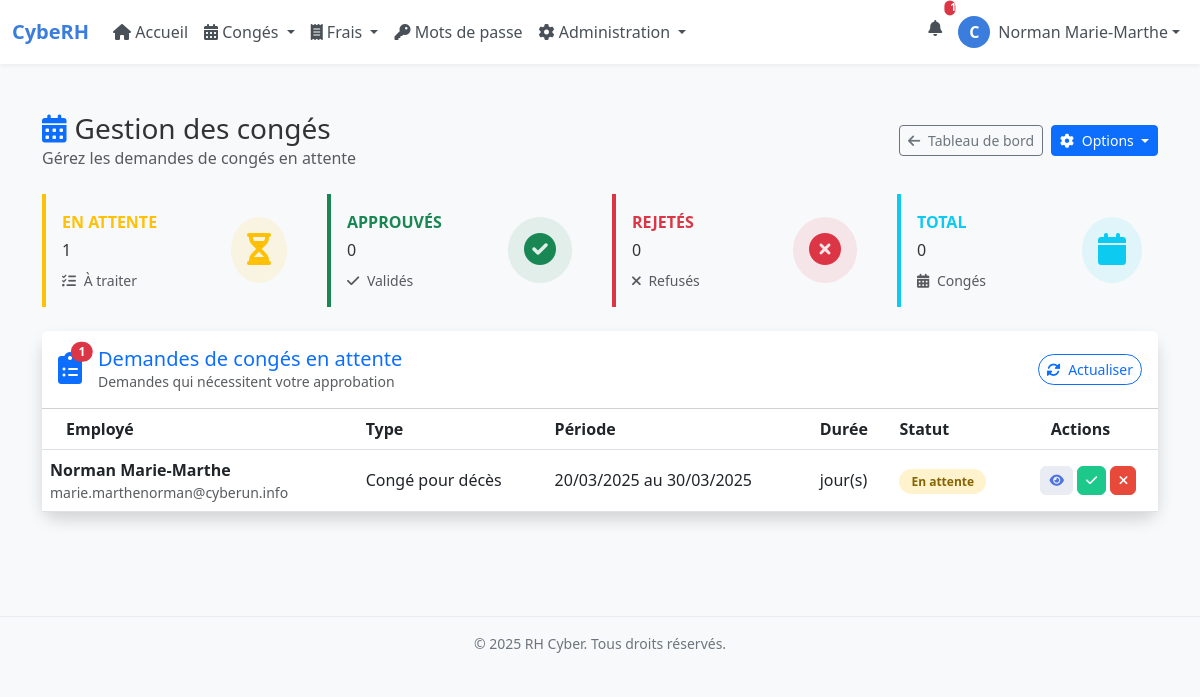
Page /manage-leaves/ (signed in) on the earlier database version.
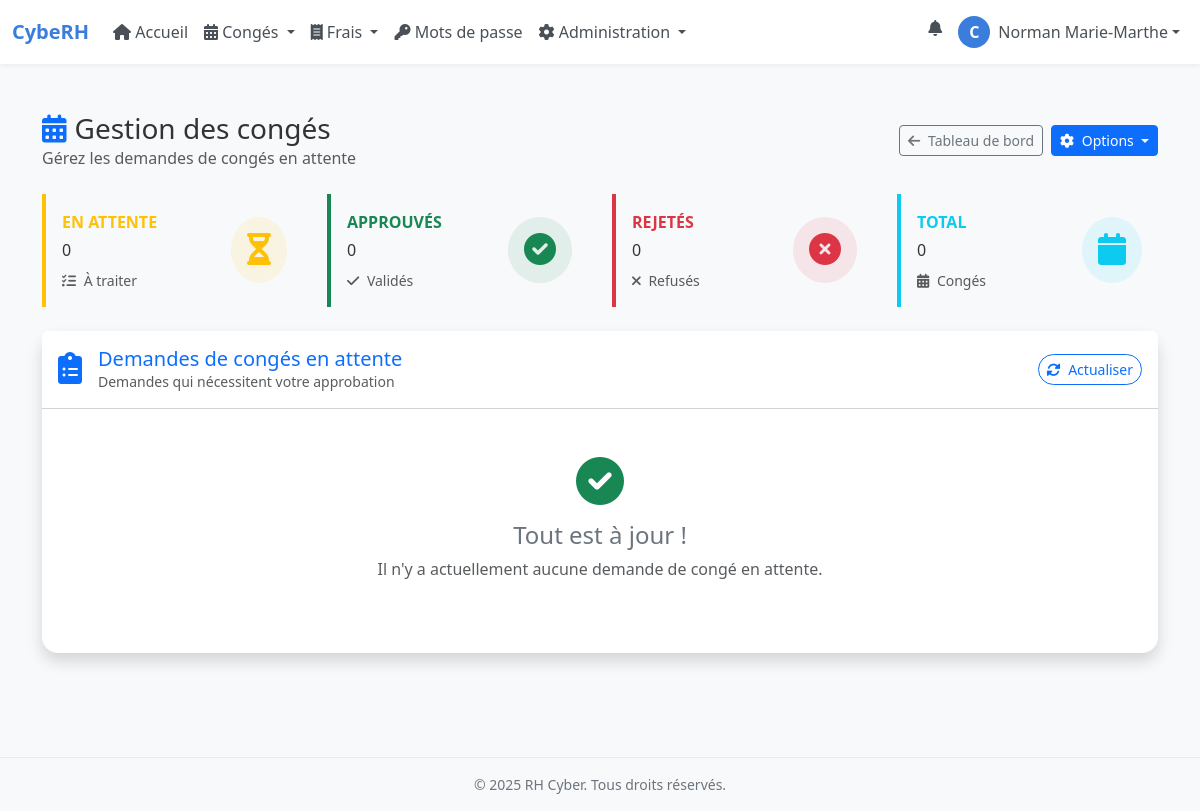
Same page on the later database version.
### rh_management/models.py (models this page shows, shortened)
class LeaveRequest(models.Model):
    LEAVE_TYPES = (
        ('annual', 'Congé annuel'),
        ('sick', 'Congé maladie'),
        ('parental', 'Congé parental'),
        ('unpaid', 'Congé sans solde'),
        ('bereavement', 'Congé pour décès'),
        ('marriage', 'Congé pour mariage'),
        ('moving', 'Congé pour déménagement'),
        ('other', 'Autre')
    )
    STATUS_CHOICES = (
        ('pending', 'En attente'),
        ('approved', 'Approuvé'),
        ('rejected', 'Refusé')
    )
    HALF_DAY_PERIOD_CHOICES = (
        ('morning', 'Matin'),
        ('afternoon', 'Après-midi')
    )
    user = models.ForeignKey(User, on_delete=models.CASCADE, related_name='leave_requests')
    leave_type = models.CharField(max_length=20, choices=LEAVE_TYPES)
    start_date = models.DateField()
    end_date = models.DateField()
    half_day = models.BooleanField(default=False)
    half_day_period = models.CharField(max_length=10, choices=HALF_DAY_PERIOD_CHOICES, default='morning', blank=True)
    reason = models.TextField(blank=True, null=True)
    status = models.CharField(max_length=10, choices=STATUS_CHOICES, default='pending')
    attachment = models.FileField(upload_to='leave_attachments/', blank=True, null=True)
    created_at = models.DateTimeField(auto_now_add=True)
    updated_at = models.DateTimeField(auto_now=True)
    class Meta:
        ordering = ['-created_at']

### rh_management/views/leave_views.py (the view)
# urls.py: path("manage-leaves/", manage_leaves_view, name="manage_leaves"),  # Manage leaves
@login_required
@user_passes_test(is_admin_hr_or_encadrant)
def manage_leaves_view(request):
    if not request.user.is_authenticated:
        return redirect('login')
    from .permissions import is_encadrant
    is_admin = request.user.is_superuser
    is_hr = request.user.is_staff
    is_encadrant_flag = is_encadrant(request.user)
    if not (is_admin or is_hr or is_encadrant_flag):
        messages.error(request, "Vous n'avez pas les permissions nécessaires pour accéder à cette page.")
        return redirect('dashboard')
    from django.contrib.auth.models import User
    if is_admin or is_hr:
        pending_leaves = LeaveRequest.objects.filter(status='pending').order_by('-created_at')
        processed_leaves = LeaveRequest.objects.exclude(status='pending').order_by('-updated_at')
    elif is_encadrant_flag:
        team_members = User.objects.filter(team_leader=request.user)
        pending_leaves = LeaveRequest.objects.filter(user__in=team_members, status='pending').order_by('-created_at')
        processed_leaves = LeaveRequest.objects.filter(user__in=team_members).exclude(status='pending').order_by('-updated_at')
    else:
        pending_leaves = LeaveRequest.objects.none()
        processed_leaves = LeaveRequest.objects.none()
    user_leaves = LeaveRequest.objects.filter(user=request.user).order_by('-created_at')
    from ..models import ExpenseReport, KilometricExpense
    new_leave_requests_count = LeaveRequest.objects.filter(status='pending').count()
    new_expense_reports_count = ExpenseReport.objects.filter(status='pending').count()
    new_kilometric_expenses_count = KilometricExpense.objects.filter(status='pending').count()
    context = {
        'pending_leaves': pending_leaves,
        'user_leaves': user_leaves,
        'processed_leaves': processed_leaves,
        'is_admin': is_admin,
        'is_hr': is_hr,
        'is_encadrant': is_encadrant_flag,
        'new_leave_requests_count': new_leave_requests_count,
        'new_expense_reports_count': new_expense_reports_count,
        'new_kilometric_expenses_count': new_kilometric_expenses_count,
    }
    return render(request, 'rh_management/manage_leaves.html', context)

### rh_management/views/permissions.py (called while the page is built)
def is_encadrant(user):
    return user.groups.filter(name="Encadrant").exists()

def is_admin_hr_or_encadrant(user):
    return (user.is_superuser or
            is_rh(user) or
            user.groups.filter(name="Encadrant").exists())

### templates/rh_management/manage_leaves.html (shortened to what the changed rows need)
{% extends "base.html" %}
{% block content %}
<div class="container py-4">
    <div class="d-sm-flex align-items-center justify-content-between mb-4">
        <div>
            <h1 class="h3 mb-0 text-gray-800">
                <i class="fas fa-calendar-alt me-2 text-primary"></i>Gestion des congés
            </h1>
        </div>
    </div>
    <div class="row g-4 mb-4">
        <div class="col-xl-3 col-md-6">
            <div class="dashboard-card card-stat border-start border-4 border-warning">
                <div class="card-body p-3">
                    <div class="d-flex justify-content-between align-items-center">
                        <div>
                            <div class="text-xs text-uppercase fw-bold text-warning mb-1">En attente</div>
                            <div class="stat-value text-gray-800 mb-0">{{ pending_leaves|length }}</div>
                            <div class="mt-2 text-muted small">
                                <i class="fas fa-tasks me-1"></i> À traiter
                            </div>
                        </div>
                    </div>
                </div>
            </div>
        </div>
    </div>
    <div class="card shadow mb-4 rounded-4 border-0">
        <div class="card-header py-3 d-flex flex-row align-items-center justify-content-between bg-white rounded-top">
            <div class="d-flex align-items-center">
                <span class="position-relative me-3">
                    <i class="fas fa-clipboard-list fa-2x text-primary"></i>
                    {% if pending_leaves %}
                    <span class="position-absolute top-0 start-100 translate-middle badge rounded-pill bg-danger">
                        {{ pending_leaves|length }}
                    </span>
                    {% endif %}
                </span>
            </div>
        </div>
        <div class="card-body p-0">
            {% if pending_leaves %}
            <div class="table-responsive">
                <table class="table table-hover leaves-table align-middle mb-0">
                    <thead>
                        <tr>
                            <th class="ps-4">Employé</th>
                            <th>Type</th>
                            <th>Période</th>
                            <th>Durée</th>
                            <th>Statut</th>
                            <th class="text-center pe-4">Actions</th>
                        </tr>
                    </thead>
                    <tbody>
                        {% for leave in pending_leaves %}
                        <tr class="leave-row">
                            <td>
                                <div class="fw-bold">{{ leave.user.get_full_name|default:leave.user.username }}</div>
                                <div class="small text-muted">{{ leave.user.email }}</div>
                            </td>
                            <td>{{ leave.get_leave_type_display }}</td>
                            <td>
                                <div>{{ leave.start_date|date:"d/m/Y" }} au {{ leave.end_date|date:"d/m/Y" }}</div>
                            </td>
                            <td>
                                {% if leave.half_day %}
                                0.5 jour
                                {% else %}
                                {{ leave.duration }} jour(s)
                                {% endif %}
                            </td>
                            <td>
                                <span class="status-badge status-{{ leave.status }}">{{ leave.get_status_display }}</span>
                            </td>
                            <td class="text-center">
                                <div class="action-buttons">
                                    <button type="button" class="btn action-btn btn-view view-details" data-leave-id="{{ leave.id }}">
                                        <i class="fas fa-eye"></i>
                                    </button>
                                    {% if leave.status == 'pending' %}
                                    <a href="{% url 'approve_leave' leave.id %}" class="btn action-btn btn-approve">
                                        <i class="fas fa-check"></i>
                                    </a>
                                    <a href="{% url 'reject_leave' leave.id %}" class="btn action-btn btn-reject">
                                        <i class="fas fa-times"></i>
                                    </a>
                                    {% endif %}
                                </div>
                            </td>
                        </tr>
                        {% endfor %}
                    </tbody>
                </table>
            </div>
            {% else %}
            <div class="empty-state">
                <i class="fas fa-check-circle text-success"></i>
                <h4>Tout est à jour !</h4>
                <p class="text-muted mb-4">Il n'y a actuellement aucune demande de congé en attente.</p>
            </div>
            {% endif %}
        </div>
    </div>
</div>
{% endblock %}

### templates/base.html (shortened to what this page needs)
{% load static %}
<!DOCTYPE html>
<html lang="fr">
<head>
    <link href="https://cdn.jsdelivr.net/npm/bootstrap@5.3.0-alpha1/dist/css/bootstrap.min.css" rel="stylesheet">
    <link rel="stylesheet" href="https://cdnjs.cloudflare.com/ajax/libs/font-awesome/6.0.0/css/all.min.css">
</head>
<body>
<nav class="navbar navbar-expand-lg sticky-top">
    <div class="container-fluid">
        <a class="navbar-brand d-flex align-items-center" href="/">
            <span>CybeRH</span>
        </a>
        <div class="collapse navbar-collapse" id="mainNavbar">
            <ul class="navbar-nav me-auto mb-2 mb-lg-0">
                <li class="nav-item">
                    <a class="nav-link {% if request.path == '/dashboard/' %}active{% endif %}" href="{% url 'dashboard' %}">
                        <i class="fas fa-home"></i> Accueil
                    </a>
                </li>
                <li class="nav-item dropdown">
                    <a class="nav-link dropdown-toggle {% if '/leave' in request.path %}active{% endif %}" href="#" data-bs-toggle="dropdown">
                        <i class="fas fa-calendar-alt"></i> Congés
                    </a>
                </li>
                <li class="nav-item dropdown">
                    <a class="nav-link dropdown-toggle {% if '/expense' in request.path or '/kilometric' in request.path %}active{% endif %}" href="#" data-bs-toggle="dropdown">
                        <i class="fas fa-receipt"></i> Frais
                    </a>
                </li>
                <li class="nav-item">
                    <a class="nav-link {% if 'password' in request.path %}active{% endif %}" href="/passwords/">
                        <i class="fas fa-key"></i> Mots de passe
                    </a>
                </li>
                {% if request.user.is_superuser %}
                <li class="nav-item dropdown">
                    <a class="nav-link dropdown-toggle {% if '/admin/' in request.path or '/manage-users/' in request.path %}active{% endif %}" href="#" data-bs-toggle="dropdown">
                        <i class="fas fa-cog"></i> Administration
                    </a>
                </li>
                {% endif %}
            </ul>
            <ul class="navbar-nav">
                <li class="nav-item dropdown">
                    <a class="nav-link position-relative" href="#" data-bs-toggle="dropdown">
                        <i class="fas fa-bell"></i> {% with total_notifications=new_leave_requests_count|default:0|add:new_expense_reports_count|default:0|add:new_kilometric_expenses_count|default:0 %}{% if total_notifications > 0 %}
                        <span class="position-absolute top-0 start-100 translate-middle badge rounded-pill bg-danger notification-badge">
                            {{ total_notifications }}
                        </span>
                        {% endif %}
                        {% endwith %}
                    </a>
                </li>
                <li class="nav-item dropdown">
                    <a class="nav-link dropdown-toggle d-flex align-items-center" href="#" data-bs-toggle="dropdown">
                        <div class="user-avatar">{{ request.user.username|first|upper }}</div>
                        <span class="d-none d-md-inline">{{ request.user.get_full_name|default:request.user.username }}</span>
                    </a>
                </li>
            </ul>
        </div>
    </div>
</nav>
<main class="main-container">
    {% block content %}{% endblock %}
</main>
<footer class="footer text-center">
    <div class="container">
        <span>&copy; 2025 RH Cyber. Tous droits réservés.</span>
    </div>
</footer>
</body>
</html>

Differences in the rows shown:
no longer on this page (row edited): LeaveRequest: user.get_full_name "Norman Marie-Marthe", user.email "marie.marthenorman@cyberun.info", leave_type "Congé pour décès", start_date "20/03/2025", end_date "30/03/2025", status "En attente"
Other differences:
{{ pending_leaves|length }}: "1" → "0"
{{ total_notifications }}: "1" → (not shown)
{{ pending_leaves|length }}: "1" → (not shown)
text no longer shown: "Employé Type Période Durée Statut Actions"
text now shown: "Tout est à jour ! Il n'y a actuellement aucune demande de congé en attente."
